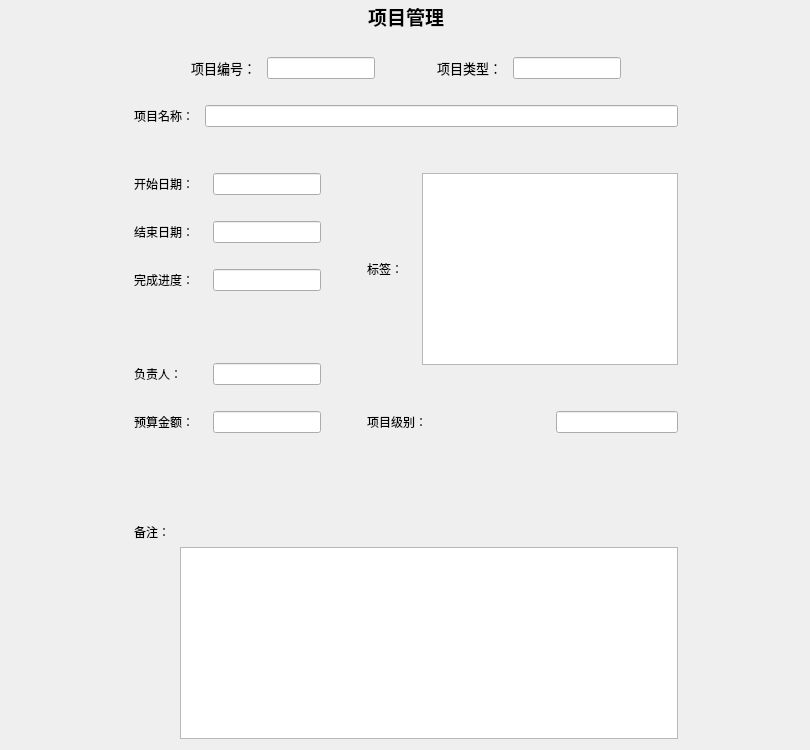
<?xml version="1.0" encoding="UTF-8"?>
<ui version="4.0">
 <class>Dialog</class>
 <widget class="QDialog" name="Dialog">
  <property name="geometry">
   <rect>
    <x>0</x>
    <y>0</y>
    <width>810</width>
    <height>750</height>
   </rect>
  </property>
  <property name="windowTitle">
   <string>项目详情</string>
  </property>
  <widget class="QWidget" name="layoutWidget">
   <property name="geometry">
    <rect>
     <x>0</x>
     <y>0</y>
     <width>2</width>
     <height>2</height>
    </rect>
   </property>
   <layout class="QHBoxLayout" name="horizontalLayout_15"/>
  </widget>
  <widget class="QWidget" name="layoutWidget">
   <property name="geometry">
    <rect>
     <x>2</x>
     <y>2</y>
     <width>808</width>
     <height>737</height>
    </rect>
   </property>
   <layout class="QVBoxLayout" name="verticalLayout_9">
    <item>
     <layout class="QHBoxLayout" name="horizontalLayout_13">
      <item>
       <spacer name="horizontalSpacer_16">
        <property name="orientation">
         <enum>Qt::Horizontal</enum>
        </property>
        <property name="sizeHint" stdset="0">
         <size>
          <width>40</width>
          <height>20</height>
         </size>
        </property>
       </spacer>
      </item>
      <item>
       <widget class="QLabel" name="label_Big_Title">
        <property name="font">
         <font>
          <family>Agency FB</family>
          <pointsize>14</pointsize>
          <weight>75</weight>
          <bold>true</bold>
         </font>
        </property>
        <property name="text">
         <string>项目管理</string>
        </property>
       </widget>
      </item>
      <item>
       <spacer name="horizontalSpacer_17">
        <property name="orientation">
         <enum>Qt::Horizontal</enum>
        </property>
        <property name="sizeHint" stdset="0">
         <size>
          <width>40</width>
          <height>20</height>
         </size>
        </property>
       </spacer>
      </item>
     </layout>
    </item>
    <item>
     <spacer name="verticalSpacer_9">
      <property name="orientation">
       <enum>Qt::Vertical</enum>
      </property>
      <property name="sizeType">
       <enum>QSizePolicy::Minimum</enum>
      </property>
      <property name="sizeHint" stdset="0">
       <size>
        <width>20</width>
        <height>20</height>
       </size>
      </property>
     </spacer>
    </item>
    <item>
     <layout class="QHBoxLayout" name="horizontalLayout_14">
      <item>
       <spacer name="horizontalSpacer_18">
        <property name="orientation">
         <enum>Qt::Horizontal</enum>
        </property>
        <property name="sizeHint" stdset="0">
         <size>
          <width>40</width>
          <height>20</height>
         </size>
        </property>
       </spacer>
      </item>
      <item>
       <layout class="QVBoxLayout" name="verticalLayout_8">
        <item>
         <layout class="QVBoxLayout" name="verticalLayout_7">
          <item>
           <layout class="QVBoxLayout" name="verticalLayout">
            <item>
             <layout class="QHBoxLayout" name="horizontalLayout_3">
              <item>
               <spacer name="horizontalSpacer_5">
                <property name="orientation">
                 <enum>Qt::Horizontal</enum>
                </property>
                <property name="sizeHint" stdset="0">
                 <size>
                  <width>40</width>
                  <height>20</height>
                 </size>
                </property>
               </spacer>
              </item>
              <item>
               <layout class="QHBoxLayout" name="horizontalLayout">
                <item>
                 <widget class="QLabel" name="label_2">
                  <property name="font">
                   <font>
                    <family>Agency FB</family>
                    <pointsize>10</pointsize>
                   </font>
                  </property>
                  <property name="text">
                   <string>项目编号：</string>
                  </property>
                 </widget>
                </item>
                <item>
                 <spacer name="horizontalSpacer">
                  <property name="orientation">
                   <enum>Qt::Horizontal</enum>
                  </property>
                  <property name="sizeType">
                   <enum>QSizePolicy::Expanding</enum>
                  </property>
                  <property name="sizeHint" stdset="0">
                   <size>
                    <width>5</width>
                    <height>20</height>
                   </size>
                  </property>
                 </spacer>
                </item>
                <item>
                 <widget class="QLineEdit" name="lineEdit_No"/>
                </item>
               </layout>
              </item>
              <item>
               <spacer name="horizontalSpacer_3">
                <property name="orientation">
                 <enum>Qt::Horizontal</enum>
                </property>
                <property name="sizeHint" stdset="0">
                 <size>
                  <width>40</width>
                  <height>20</height>
                 </size>
                </property>
               </spacer>
              </item>
              <item>
               <layout class="QHBoxLayout" name="horizontalLayout_2">
                <item>
                 <widget class="QLabel" name="label_3">
                  <property name="font">
                   <font>
                    <family>Agency FB</family>
                    <pointsize>10</pointsize>
                   </font>
                  </property>
                  <property name="text">
                   <string>项目类型：</string>
                  </property>
                 </widget>
                </item>
                <item>
                 <spacer name="horizontalSpacer_2">
                  <property name="orientation">
                   <enum>Qt::Horizontal</enum>
                  </property>
                  <property name="sizeHint" stdset="0">
                   <size>
                    <width>5</width>
                    <height>20</height>
                   </size>
                  </property>
                 </spacer>
                </item>
                <item>
                 <widget class="QLineEdit" name="lineEdit_Type"/>
                </item>
               </layout>
              </item>
              <item>
               <spacer name="horizontalSpacer_4">
                <property name="orientation">
                 <enum>Qt::Horizontal</enum>
                </property>
                <property name="sizeHint" stdset="0">
                 <size>
                  <width>40</width>
                  <height>20</height>
                 </size>
                </property>
               </spacer>
              </item>
             </layout>
            </item>
            <item>
             <spacer name="verticalSpacer">
              <property name="orientation">
               <enum>Qt::Vertical</enum>
              </property>
              <property name="sizeHint" stdset="0">
               <size>
                <width>20</width>
                <height>20</height>
               </size>
              </property>
             </spacer>
            </item>
            <item>
             <layout class="QHBoxLayout" name="horizontalLayout_4">
              <item>
               <widget class="QLabel" name="label_4">
                <property name="text">
                 <string>项目名称：</string>
                </property>
               </widget>
              </item>
              <item>
               <spacer name="horizontalSpacer_6">
                <property name="orientation">
                 <enum>Qt::Horizontal</enum>
                </property>
                <property name="sizeType">
                 <enum>QSizePolicy::Minimum</enum>
                </property>
                <property name="sizeHint" stdset="0">
                 <size>
                  <width>5</width>
                  <height>20</height>
                 </size>
                </property>
               </spacer>
              </item>
              <item>
               <widget class="QLineEdit" name="lineEdit_Name">
                <property name="enabled">
                 <bool>true</bool>
                </property>
               </widget>
              </item>
             </layout>
            </item>
           </layout>
          </item>
          <item>
           <spacer name="verticalSpacer_7">
            <property name="orientation">
             <enum>Qt::Vertical</enum>
            </property>
            <property name="sizeHint" stdset="0">
             <size>
              <width>20</width>
              <height>40</height>
             </size>
            </property>
           </spacer>
          </item>
          <item>
           <layout class="QHBoxLayout" name="horizontalLayout_12">
            <item>
             <layout class="QVBoxLayout" name="verticalLayout_5">
              <item>
               <layout class="QVBoxLayout" name="verticalLayout_3">
                <item>
                 <layout class="QVBoxLayout" name="verticalLayout_2">
                  <item>
                   <layout class="QHBoxLayout" name="horizontalLayout_11">
                    <item>
                     <widget class="QLabel" name="label_5">
                      <property name="text">
                       <string>开始日期：</string>
                      </property>
                     </widget>
                    </item>
                    <item>
                     <spacer name="horizontalSpacer_13">
                      <property name="orientation">
                       <enum>Qt::Horizontal</enum>
                      </property>
                      <property name="sizeHint" stdset="0">
                       <size>
                        <width>5</width>
                        <height>20</height>
                       </size>
                      </property>
                     </spacer>
                    </item>
                    <item>
                     <widget class="QLineEdit" name="lineEdit_Start"/>
                    </item>
                   </layout>
                  </item>
                  <item>
                   <spacer name="verticalSpacer_2">
                    <property name="orientation">
                     <enum>Qt::Vertical</enum>
                    </property>
                    <property name="sizeHint" stdset="0">
                     <size>
                      <width>20</width>
                      <height>20</height>
                     </size>
                    </property>
                   </spacer>
                  </item>
                  <item>
                   <layout class="QHBoxLayout" name="horizontalLayout_10">
                    <item>
                     <widget class="QLabel" name="label_6">
                      <property name="text">
                       <string>结束日期：</string>
                      </property>
                     </widget>
                    </item>
                    <item>
                     <spacer name="horizontalSpacer_12">
                      <property name="orientation">
                       <enum>Qt::Horizontal</enum>
                      </property>
                      <property name="sizeHint" stdset="0">
                       <size>
                        <width>5</width>
                        <height>20</height>
                       </size>
                      </property>
                     </spacer>
                    </item>
                    <item>
                     <widget class="QLineEdit" name="lineEdit_End"/>
                    </item>
                   </layout>
                  </item>
                 </layout>
                </item>
                <item>
                 <spacer name="verticalSpacer_3">
                  <property name="orientation">
                   <enum>Qt::Vertical</enum>
                  </property>
                  <property name="sizeHint" stdset="0">
                   <size>
                    <width>20</width>
                    <height>20</height>
                   </size>
                  </property>
                 </spacer>
                </item>
                <item>
                 <layout class="QHBoxLayout" name="horizontalLayout_5">
                  <item>
                   <widget class="QLabel" name="label_13">
                    <property name="text">
                     <string>完成进度：</string>
                    </property>
                   </widget>
                  </item>
                  <item>
                   <spacer name="horizontalSpacer_11">
                    <property name="orientation">
                     <enum>Qt::Horizontal</enum>
                    </property>
                    <property name="sizeHint" stdset="0">
                     <size>
                      <width>13</width>
                      <height>20</height>
                     </size>
                    </property>
                   </spacer>
                  </item>
                  <item>
                   <widget class="QLineEdit" name="lineEdit_Completion_Progress"/>
                  </item>
                 </layout>
                </item>
               </layout>
              </item>
              <item>
               <spacer name="verticalSpacer_5">
                <property name="orientation">
                 <enum>Qt::Vertical</enum>
                </property>
                <property name="sizeHint" stdset="0">
                 <size>
                  <width>20</width>
                  <height>20</height>
                 </size>
                </property>
               </spacer>
              </item>
              <item>
               <layout class="QVBoxLayout" name="verticalLayout_4">
                <item>
                 <layout class="QHBoxLayout" name="horizontalLayout_8">
                  <item>
                   <widget class="QLabel" name="label_9">
                    <property name="text">
                     <string>负责人：</string>
                    </property>
                   </widget>
                  </item>
                  <item>
                   <spacer name="horizontalSpacer_10">
                    <property name="orientation">
                     <enum>Qt::Horizontal</enum>
                    </property>
                    <property name="sizeHint" stdset="0">
                     <size>
                      <width>5</width>
                      <height>20</height>
                     </size>
                    </property>
                   </spacer>
                  </item>
                  <item>
                   <widget class="QLineEdit" name="lineEdit_People"/>
                  </item>
                 </layout>
                </item>
                <item>
                 <spacer name="verticalSpacer_4">
                  <property name="orientation">
                   <enum>Qt::Vertical</enum>
                  </property>
                  <property name="sizeHint" stdset="0">
                   <size>
                    <width>20</width>
                    <height>20</height>
                   </size>
                  </property>
                 </spacer>
                </item>
                <item>
                 <layout class="QHBoxLayout" name="horizontalLayout_7">
                  <item>
                   <widget class="QLabel" name="label_10">
                    <property name="text">
                     <string>预算金额：</string>
                    </property>
                   </widget>
                  </item>
                  <item>
                   <spacer name="horizontalSpacer_9">
                    <property name="orientation">
                     <enum>Qt::Horizontal</enum>
                    </property>
                    <property name="sizeHint" stdset="0">
                     <size>
                      <width>5</width>
                      <height>20</height>
                     </size>
                    </property>
                   </spacer>
                  </item>
                  <item>
                   <widget class="QLineEdit" name="lineEdit_Money"/>
                  </item>
                 </layout>
                </item>
               </layout>
              </item>
             </layout>
            </item>
            <item>
             <spacer name="horizontalSpacer_15">
              <property name="orientation">
               <enum>Qt::Horizontal</enum>
              </property>
              <property name="sizeHint" stdset="0">
               <size>
                <width>40</width>
                <height>20</height>
               </size>
              </property>
             </spacer>
            </item>
            <item>
             <layout class="QVBoxLayout" name="verticalLayout_6">
              <item>
               <layout class="QHBoxLayout" name="horizontalLayout_9">
                <item>
                 <widget class="QLabel" name="label_12">
                  <property name="text">
                   <string>标签：</string>
                  </property>
                 </widget>
                </item>
                <item>
                 <spacer name="horizontalSpacer_7">
                  <property name="orientation">
                   <enum>Qt::Horizontal</enum>
                  </property>
                  <property name="sizeHint" stdset="0">
                   <size>
                    <width>13</width>
                    <height>20</height>
                   </size>
                  </property>
                 </spacer>
                </item>
                <item>
                 <widget class="QTextEdit" name="textEdit_Label"/>
                </item>
               </layout>
              </item>
              <item>
               <spacer name="verticalSpacer_6">
                <property name="orientation">
                 <enum>Qt::Vertical</enum>
                </property>
                <property name="sizeHint" stdset="0">
                 <size>
                  <width>20</width>
                  <height>40</height>
                 </size>
                </property>
               </spacer>
              </item>
              <item>
               <layout class="QHBoxLayout" name="horizontalLayout_6">
                <item>
                 <widget class="QLabel" name="label_8">
                  <property name="text">
                   <string>项目级别：</string>
                  </property>
                 </widget>
                </item>
                <item>
                 <spacer name="horizontalSpacer_8">
                  <property name="orientation">
                   <enum>Qt::Horizontal</enum>
                  </property>
                  <property name="sizeHint" stdset="0">
                   <size>
                    <width>5</width>
                    <height>20</height>
                   </size>
                  </property>
                 </spacer>
                </item>
                <item>
                 <widget class="QLineEdit" name="lineEdit_level"/>
                </item>
               </layout>
              </item>
             </layout>
            </item>
           </layout>
          </item>
         </layout>
        </item>
        <item>
         <spacer name="verticalSpacer_8">
          <property name="orientation">
           <enum>Qt::Vertical</enum>
          </property>
          <property name="sizeHint" stdset="0">
           <size>
            <width>20</width>
            <height>13</height>
           </size>
          </property>
         </spacer>
        </item>
        <item>
         <layout class="QGridLayout" name="gridLayout">
          <item row="0" column="0">
           <widget class="QLabel" name="label_11">
            <property name="text">
             <string>备注：</string>
            </property>
           </widget>
          </item>
          <item row="1" column="0">
           <spacer name="horizontalSpacer_14">
            <property name="orientation">
             <enum>Qt::Horizontal</enum>
            </property>
            <property name="sizeType">
             <enum>QSizePolicy::Minimum</enum>
            </property>
            <property name="sizeHint" stdset="0">
             <size>
              <width>40</width>
              <height>20</height>
             </size>
            </property>
           </spacer>
          </item>
          <item row="1" column="1">
           <widget class="QTextEdit" name="textEdit_Notes"/>
          </item>
         </layout>
        </item>
       </layout>
      </item>
      <item>
       <spacer name="horizontalSpacer_19">
        <property name="orientation">
         <enum>Qt::Horizontal</enum>
        </property>
        <property name="sizeHint" stdset="0">
         <size>
          <width>40</width>
          <height>20</height>
         </size>
        </property>
       </spacer>
      </item>
     </layout>
    </item>
   </layout>
  </widget>
  <widget class="QLabel" name="label">
   <property name="geometry">
    <rect>
     <x>1</x>
     <y>4</y>
     <width>811</width>
     <height>741</height>
    </rect>
   </property>
   <property name="text">
    <string/>
   </property>
   <property name="pixmap">
    <pixmap resource="../picture.qrc">:/b6.png</pixmap>
   </property>
   <property name="scaledContents">
    <bool>true</bool>
   </property>
  </widget>
  <zorder>label</zorder>
  <zorder>layoutWidget</zorder>
  <zorder>layoutWidget</zorder>
 </widget>
 <resources>
  <include location="../picture.qrc"/>
 </resources>
 <connections/>
</ui>
